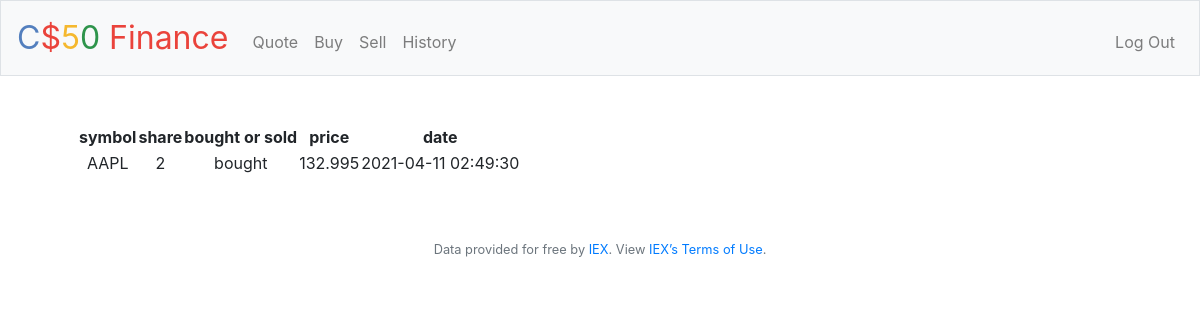
The app's page /history (signed in) with its own data.
### tables this page shows
CREATE TABLE 'track' ('user_id' integer NOT NULL, 'symbol' text NOT NULL,'share' integer NOT NULL, 'price' numeric NOT NULL, 'date' datetime NOT NULL);

### application.py (the view)
@app.route("/history")
@login_required
def history():  #datetime!!!!!!!!!!!! for buy,sell and history
    current_history=db.execute("SELECT symbol, share, price, date FROM track WHERE user_id=(?)",session["user_id"])
    if not current_history:
        return apology("you have bo portfolio")
    for value in current_history:
        value["share"]= +(value["share"])
        if value["share"]>0:
            value.update({"b_or_s" : "bought"})
        else:
            value.update({"b_or_s" : "sold"})
    return render_template("history.html", current_history=current_history)
    return apology("TODO")

### application.py (called while the page is built)
@app.after_request
def after_request(response):
    response.headers["Cache-Control"] = "no-cache, no-store, must-revalidate"
    response.headers["Expires"] = 0
    response.headers["Pragma"] = "no-cache"
    return response

### helpers.py (called while the page is built)
def login_required(f):
    @wraps(f)
    def decorated_function(*args, **kwargs):
        if session.get("user_id") is None:
            return redirect("/login")
        return f(*args, **kwargs)
    return decorated_function

### templates/history.html (shortened to what this page needs)
{% extends "layout.html" %}
{% block main %}
    <form action="/buy" method="post">
         <div class="form-group">
            <table>
                    <thead>
                        <tr>
                            <th>symbol</th>
                            <th>share</th>
                            <th>bought or sold</th>
                            <th>price</th>
                            <th>date</th>
                        </tr>
                    </thead>
                    <tbody>
                        {% for value in current_history %}
                            <tr>
                                <td>{{value["symbol"]}}</td>
                                <td>{{value["share"]}}</td>
                                <td>{{value["b_or_s"]}}</td>
                                <td>{{value['price']}}</td>
                                <td>{{value['date']}}</td>
                            </tr>
                        {% endfor %}
                    </tbody>
            </table>
        </div>
{% endblock %}

### records on screen
track: symbol "AAPL", share "2", b_or_s "bought", price "132.995", date "2021-04-11 02:49:30"
